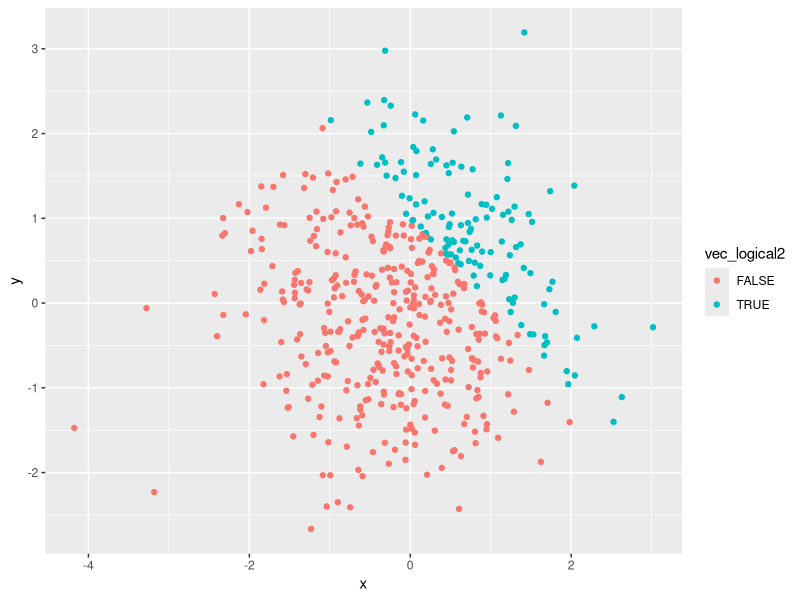
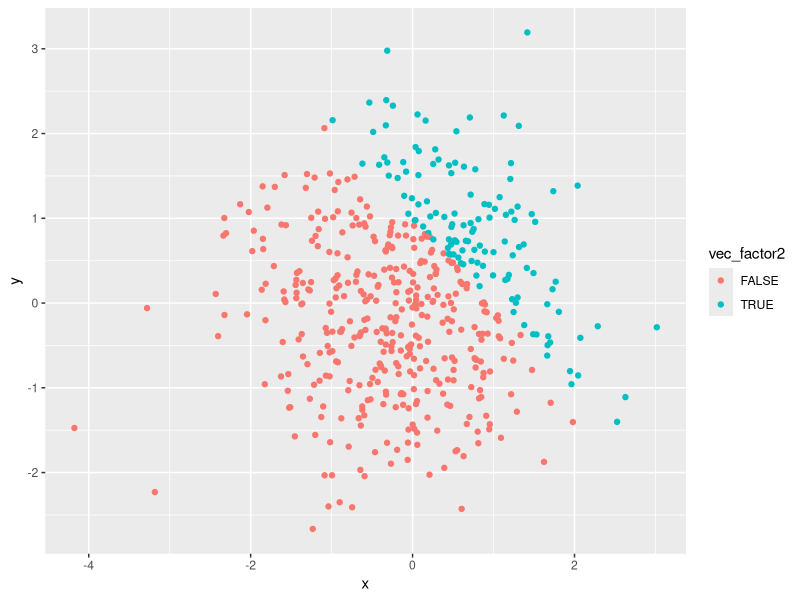
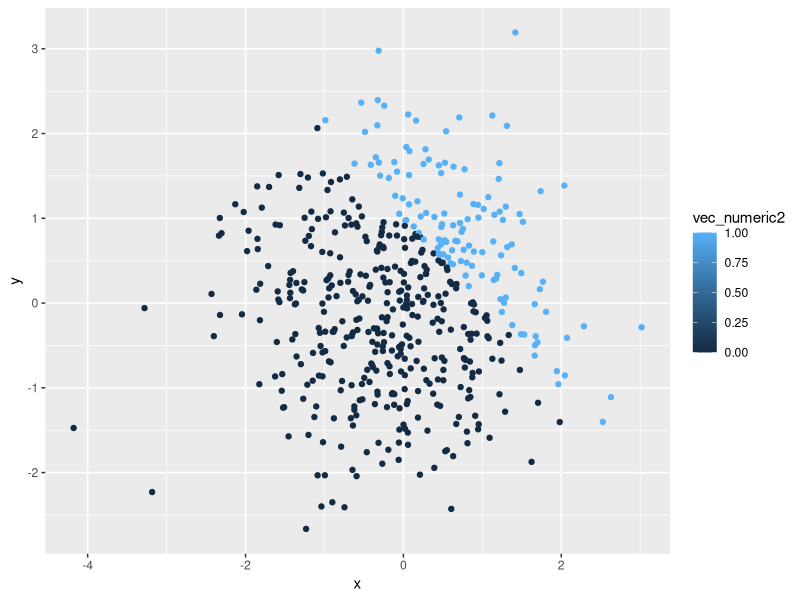
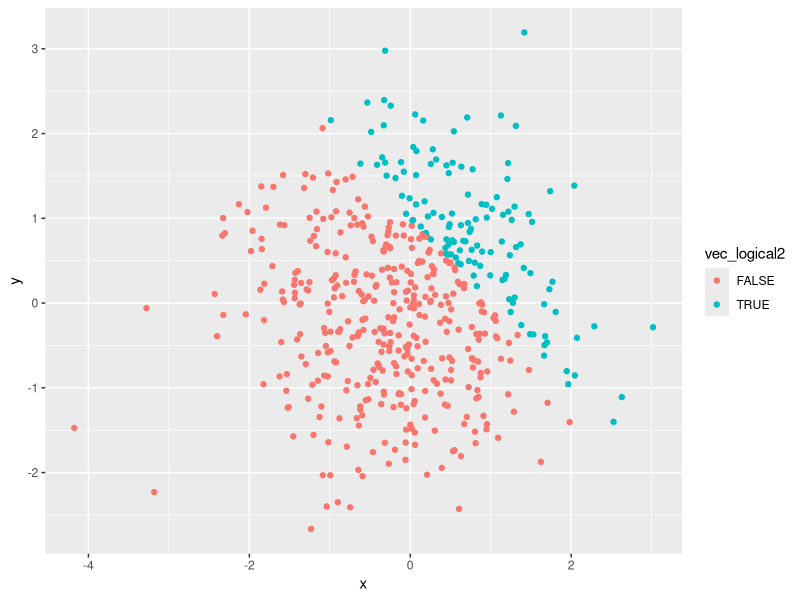

The R script that drew these images, in order:
## ---- chunk 1
library(tidyverse)

vec_numeric = rnorm(8)
vec_logical = vec_numeric > 0
vec_char = c("1", "2", "3", "4", "5", "6", "7", "8")
vec_factor = factor(c("a", "a", "a", "b",  "b", "b", "c", "c"))

levels(vec_factor) #to make sure there are 3 levels

df = tibble(vec_numeric, vec_logical, vec_char, vec_factor)

mean(vec_numeric)
mean(vec_logical)
mean(vec_char)
mean(vec_factor)

## ---- chunk 2
as.numeric(vec_logical) * vec_numeric
as.factor(vec_logical) * vec_numeric
as.numeric(as.factor(vec_logical)) * vec_numeric
## ---- chunk 3
x = rnorm(500)
y = rnorm(500)
vec_logical2 = x + y > 1
vec_numeric2 = as.numeric(vec_logical2)
vec_factor2 = as.factor(vec_logical2)

df2 = tibble(x, y, vec_logical2, vec_numeric2, vec_factor2)

df2
## ---- chunk 4
fp = ggplot(df2, aes(x = x, y = y, color = vec_logical2)) + geom_point()
fp
ggplot(df2, aes(x = x, y = y, color = vec_factor2)) + geom_point()
ggplot(df2, aes(x = x, y = y, color = vec_numeric2)) + geom_point()
## ---- chunk 5
ggsave("scatterplot1.pdf", plot = fp, path = "./")
